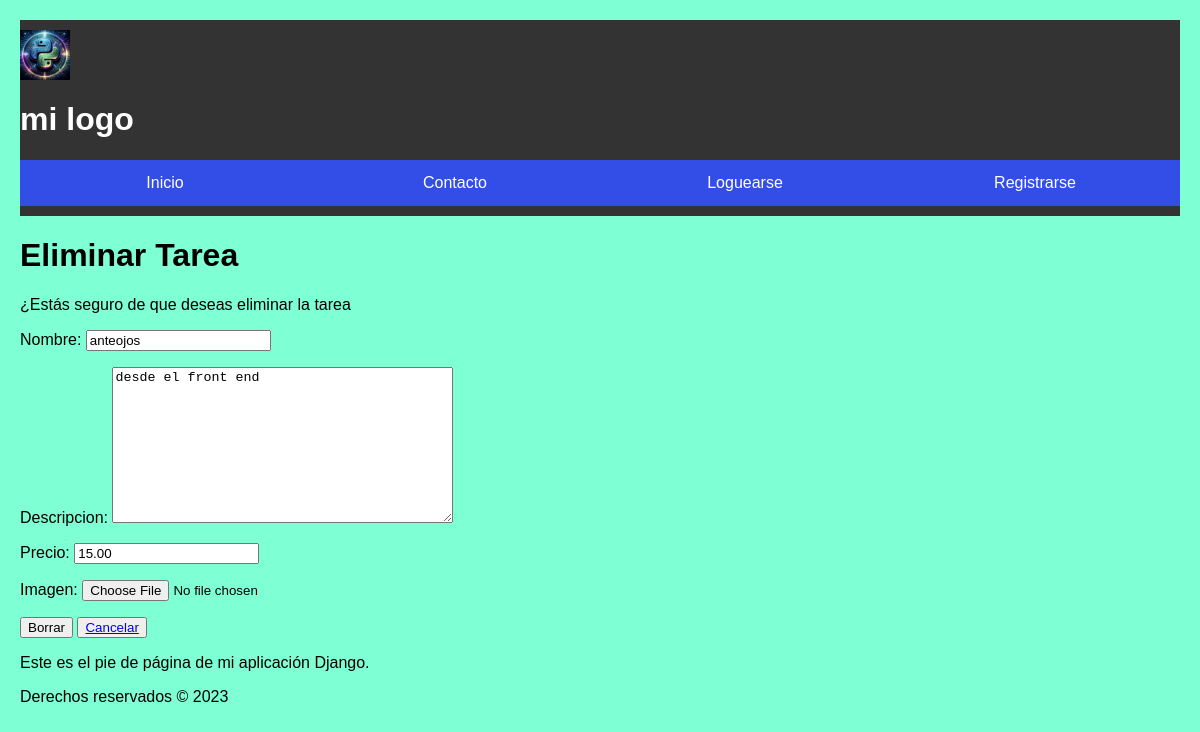
The app's page /eliminar_tarea/3/, older data.
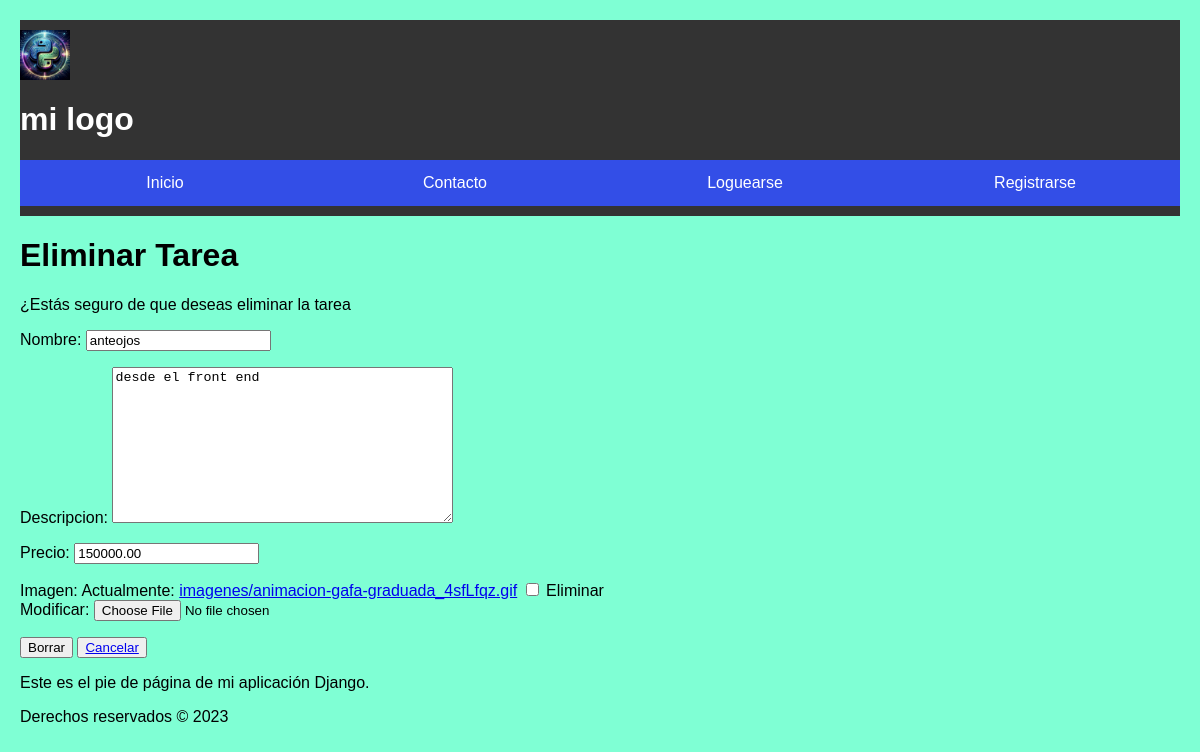
The same page, newer data.
### myapp/models.py (models this page shows, shortened)
class Tareas(models.Model):
    nombre = models.CharField(max_length=100)
    descripcion = models.TextField(blank=True)
    fecha_creacion = models.DateTimeField(auto_now_add=True)
    precio = models.DecimalField(max_digits=10, decimal_places=2)
    usuario = models.ForeignKey(User, on_delete=models.CASCADE)
    imagen = models.ImageField(upload_to='imagenes/', blank=True, null=True)

### myapp/views.py (the view)
# urls.py: path("eliminar_tarea/<int:tarea_id>/", views.eliminar_tarea, name="eliminar_tarea"),
def eliminar_tarea(request, tarea_id):
    tareas= get_object_or_404(Tareas, id=tarea_id)  # Obtiene la tarea específica por id
    tareas= Tareas.objects.get(id=tarea_id)
    if request.method == 'POST':
        form = TareasForm(request.POST, instance=tareas)
        if form.is_valid():
            tareas.delete()# Elimina la tarea de la base de datos
            return redirect('tareas')  # Redirige a la vista de tareas
        else:
            return render(request, 'eliminar_tarea.html', {
                'form': form,
                'tarea': tareas,
                'error': 'Error al Eliminar la tarea'})
    else:
        form = TareasForm(instance=tareas)  # Inicializa 'form' aquí
        return render(request, 'eliminar_tarea.html', {'form': form})  # Renderiza la plantilla con las tareas

### myapp/form.py
class TareasForm(ModelForm):
	class Meta:
		model = Tareas
		fields = ['nombre', 'descripcion', 'precio', 'imagen']

### myapp/templates/eliminar_tarea.html (shortened to what this page needs)
{% extends 'base.html' %}
    {% block content %}
    <h1>Eliminar Tarea</h1>
    <p>¿Estás seguro de que deseas eliminar la tarea </p>
    <form method="POST">
        {{ form.as_p }}
        <button type="submit">Borrar</button>
        <button><a href="{% url 'tareas' %}">Cancelar</a></button>
    </form>
    {% endblock %}

Row changes from the older to the newer data that the page shows:
changed Tareas "anteojos": precio "15.00" → "150000.00"
Text that changed along with them:
form field as_p: (not shown) → "☐"
text no longer shown: "Nombre: Descripcion: Precio: Imagen:"
text now shown: "Nombre: Descripcion: Precio: Imagen: Actualmente: imagenes/animacion-gafa-graduada_4sfLfqz.gif Eliminar Modificar:"
